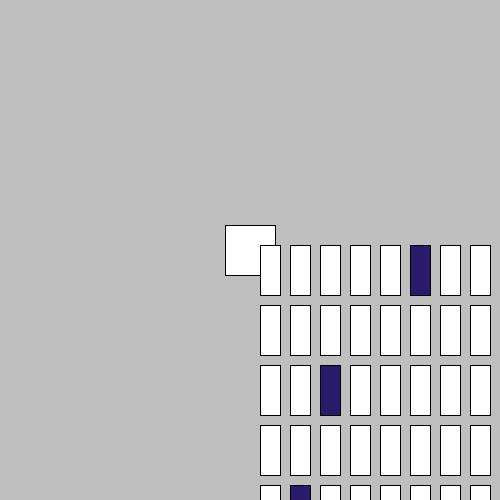
Frame 1 (no input)
Frame 60 (the mouse pressed at the canvas centre just before this capture): identical to frame 1, image omitted
Frame 120 (the mouse held since frame 60 and released just before this capture): identical to frame 1, image omitted

The Processing sketch that drew this single still picture (run headless with seeded random() and noise(); from frame 60 on, the mouse is pressed at the canvas centre):

// Processing sketch: processing_119302
// ── processing_119302.pde

void setup() {
  size(500, 500);
  background(#BFBFBF);
}

void draw() {
  
float my_angle = map(mouseY, mouseX, width,0,2*PI);
translate(width/2, height/2);
rotate(my_angle);
rectMode(CENTER);
rect(0, 0, 50, 50);
  
  
fill(255);
rect(20,20,20,50);
rect(50,20,20,50);
rect(80,20,20,50);
rect(110,20,20,50);
rect(140,20,20,50);
fill(#2A1B6A);
rect(170,20,20,50);
fill(255);
rect(200,20,20,50);
rect(230,20,20,50);
rect(260,20,20,50);
rect(290,20,20,50);
rect(320,20,20,50);
rect(350,20,20,50);
rect(380,20,20,50);
rect(410,20,20,50);
rect(440,20,20,50);
rect(470,20,20,50);

//untere
fill(255);
rect(20,440,20,50);
rect(50,440,20,50);
rect(80,440,20,50);
rect(110,440,20,50);
rect(140,440,20,50);
rect(170,440,20,50);
rect(200,440,20,50);
rect(230,440,20,50);
rect(260,440,20,50);
rect(290,440,20,50);
rect(320,440,20,50);
rect(350,440,20,50);
rect(380,440,20,50);
rect(410,440,20,50);
fill(#2A1B6A);
rect(440,440,20,50);
fill(255);
rect(470,440,20,50);

//2
fill(255);
rect(20,80,20,50);
rect(50,80,20,50);
rect(80,80,20,50);
rect(110,80,20,50);
rect(140,80,20,50);
rect(170,80,20,50);
rect(200,80,20,50);
rect(230,80,20,50);
rect(260,80,20,50);
rect(290,80,20,50);
rect(320,80,20,50);
rect(350,80,20,50);
rect(380,80,20,50);
fill(#2A1B6A);
rect(410,80,20,50);
fill(255);
rect(440,80,20,50);
rect(470,80,20,50);

//reihe3
fill(255);
rect(20,140,20,50);
rect(50,140,20,50);
fill(#2A1B6A);
rect(80,140,20,50);
fill(255);
rect(110,140,20,50);
rect(140,140,20,50);
rect(170,140,20,50);
rect(200,140,20,50);
rect(230,140,20,50);
rect(260,140,20,50);
rect(290,140,20,50);
rect(320,140,20,50);
rect(350,140,20,50);
rect(380,140,20,50);
rect(410,140,20,50);
rect(440,140,20,50);
rect(470,140,20,50);

//reihe 4
fill(255);
rect(20,200,20,50);
rect(50,200,20,50);
rect(80,200,20,50);
rect(110,200,20,50);
rect(140,200,20,50);
rect(170,200,20,50);
rect(200,200,20,50);
rect(230,200,20,50);
rect(260,200,20,50);
rect(290,200,20,50);
fill(#2A1B6A);
rect(320,200,20,50);
fill(255);
rect(350,200,20,50);
rect(380,200,20,50);
rect(410,200,20,50);
rect(440,200,20,50);
rect(470,200,20,50);

//reihe 5
fill(255);
rect(20,260,20,50);
fill(#2A1B6A);
rect(50,260,20,50);
fill(255);
rect(80,260,20,50);
rect(110,260,20,50);
rect(140,260,20,50);
rect(170,260,20,50);
rect(200,260,20,50);
rect(230,260,20,50);
rect(260,260,20,50);
rect(290,260,20,50);
rect(320,260,20,50);
rect(350,260,20,50);
rect(380,260,20,50);
rect(410,260,20,50);
rect(440,260,20,50);
rect(470,260,20,50);

//reihe 6
fill(255);
rect(20,320,20,50);
rect(50,320,20,50);
rect(80,320,20,50);
rect(110,320,20,50);
rect(140,320,20,50);
rect(170,320,20,50);
rect(200,320,20,50);
rect(230,320,20,50);
fill(#2A1B6A);
rect(260,320,20,50);
fill(255);
rect(290,320,20,50);
rect(320,320,20,50);
rect(350,320,20,50);
rect(380,320,20,50);
rect(410,320,20,50);
rect(440,320,20,50);
rect(470,320,20,50);

//reihe 7
fill(255);
rect(20,380,20,50);
rect(50,380,20,50);
rect(80,380,20,50);
rect(110,380,20,50);
fill(#2A1B6A);
rect(140,380,20,50);
fill(255);
rect(170,380,20,50);
rect(200,380,20,50);
rect(230,380,20,50);
rect(260,380,20,50);
rect(290,380,20,50);
rect(320,380,20,50);
rect(350,380,20,50);
rect(380,380,20,50);
rect(410,380,20,50);
rect(440,380,20,50);
rect(470,380,20,50);

  




}
